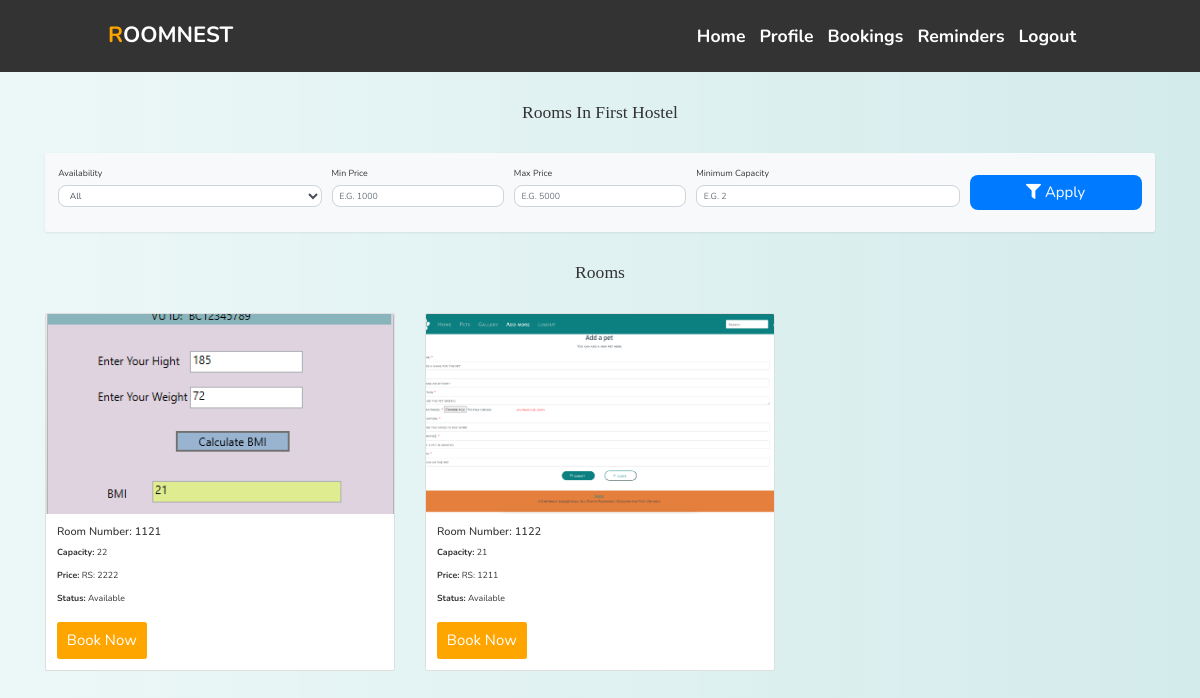
Screenshot of /view_rooms.php?hostel_id=1 (signed in) with the database file from the repository.
### tables this page shows
CREATE TABLE `hostels` (
  `hostel_id` int(11) NOT NULL,
  `image` varchar(255) DEFAULT NULL,
  `name` varchar(100) NOT NULL,
  `location` varchar(255) DEFAULT NULL,
  `latitude` varchar(50) DEFAULT NULL,
  `longitude` varchar(50) DEFAULT NULL,
  `description` text DEFAULT NULL,
  `total_rooms` int(11) DEFAULT NULL,
  `manager_id` int(11) DEFAULT NULL,
  `created_at` datetime DEFAULT current_timestamp()
);

CREATE TABLE `rooms` (
  `room_id` int(11) NOT NULL,
  `hostel_id` int(11) DEFAULT NULL,
  `room_number` varchar(100) DEFAULT NULL,
  `capacity` int(11) DEFAULT NULL,
  `availability` tinyint(1) DEFAULT 1,
  `rent_price` int(11) NOT NULL,
  `room_picture` varchar(255) DEFAULT NULL
);

### view_rooms.php (the view, shortened to what this page needs)
<?php
include('config.php');
$hostel_id = $_GET['hostel_id'] ?? 0;
$hostel_query = "SELECT * FROM hostels WHERE hostel_id = ?";
$hostel_stmt = $conn->prepare($hostel_query);
$hostel_stmt->bind_param("i", $hostel_id);
$hostel_stmt->execute();
$hostel_result = $hostel_stmt->get_result();
$hostel = $hostel_result->fetch_assoc();
$min_price = isset($_GET['min_price']) ? $_GET['min_price'] : '';
$max_price = isset($_GET['max_price']) ? $_GET['max_price'] : '';
$capacity_filter = isset($_GET['capacity']) ? $_GET['capacity'] : '';
$sql = "SELECT * FROM rooms WHERE hostel_id = ?";
$params = [$hostel_id];
$stmt = $conn->prepare($sql);
$stmt->bind_param(str_repeat("i", count($params)), ...$params);
$stmt->execute();
$rooms_result = $stmt->get_result();
?>
<!DOCTYPE html>
<html lang="en">
<head>
    <link rel="stylesheet" href="https://maxcdn.bootstrapcdn.com/bootstrap/4.5.2/css/bootstrap.min.css">
    <link rel="stylesheet" href="https://cdnjs.cloudflare.com/ajax/libs/font-awesome/5.15.3/css/all.min.css">
    <link rel="stylesheet" href="css/style.css">
</head>
<body>
<?php include('navbar.php'); ?>
<div class="container mt-5">
    <h2>Rooms in <?= htmlspecialchars($hostel['name']) ?></h2>
<form method="GET" class="bg-light p-4 rounded shadow-sm mb-4">
    <div class="form-row">
        <div class="form-group col-md-3">
            <label for="availability">Availability</label>
            <select name="availability" id="availability" class="form-control">
                <option value="">All</option>
            </select>
        </div>
        <div class="form-group col-md-2">
            <label for="min_price">Min Price</label>
            <input type="number" name="min_price" id="min_price" class="form-control" placeholder="e.g. 1000" value="<?= htmlspecialchars($min_price) ?>">
        </div>
        <div class="form-group col-md-2">
            <label for="max_price">Max Price</label>
            <input type="number" name="max_price" id="max_price" class="form-control" placeholder="e.g. 5000" value="<?= htmlspecialchars($max_price) ?>">
        </div>
        <div class="form-group col-md-3">
            <label for="capacity">Minimum Capacity</label>
            <input type="number" name="capacity" id="capacity" class="form-control" placeholder="e.g. 2" value="<?= htmlspecialchars($capacity_filter) ?>">
        </div>
        <div class="form-group col-md-2 d-flex align-items-end">
            <button type="submit" class="btn btn-primary btn-block">
                <i class="fas fa-filter"></i> Apply
            </button>
        </div>
    </div>
</form>
<h2>Rooms </h2>
    <div class="row">
        <?php
        if ($rooms_result->num_rows > 0) {
            while ($room = $rooms_result->fetch_assoc()) {
                ?>
                <div class="col-md-4 mb-4">
                    <div class="card">
                        <img src="manager/<?= htmlspecialchars($room['room_picture']) ?>" class="card-img-top" alt="Room Image" style="height: 200px; object-fit: cover;">
                        <div class="card-body">
                            <h5 class="card-title">Room Number: <?= htmlspecialchars($room['room_number']) ?></h5>
                            <p><strong>Capacity:</strong> <?= htmlspecialchars($room['capacity']) ?></p>
                            <p><strong>Price:</strong> RS: <?= htmlspecialchars($room['rent_price']) ?></p>
                            <p><strong>Status:</strong> <?= $room['availability'] ? 'Available' : 'Not Available' ?></p>
                            <?php if ($room['availability'] == 1): ?>
                                <a href="book_room.php?room_id=<?= $room['room_id'] ?>" class="btn btn-success">Book Now</a>
                            <?php else: ?>
                                <button class="btn btn-secondary" disabled>Not Available</button>
                            <?php endif; ?>
                        </div>
                    </div>
                </div>
                <?php
            }
        } else {
            echo "<p>No rooms found based on your filters.</p>";
        }
        ?>
    </div>
</div>
</body>
</html>

### css/style.css (style rules this page uses)
body { background: linear-gradient(90deg, rgba(233, 246, 246, 0.831), rgba(207, 233, 233, 0.9)); font-family: 'Arial', sans-serif; color: #333; line-height: 1.6; }
h1, h2, h3, h4 { text-align: center; margin-top: 30px; margin-bottom: 30px; font-family: 'Georgia', serif; }
.container { margin-bottom: 40px; }
.btn-primary { color: #fff; border: none; border-radius: 5px; cursor: pointer; transition: background-color 0.3s ease; }
a { color: #006666; text-decoration: none; font-weight: bold; }

### style.css (style rules this page uses)
:root { --orange: #ffa500; --black: #333; }
* { font-family: 'Nunito', sans-serif; margin: 0; padding: 0; box-sizing: border-box; outline: none; border: none; text-decoration: none; text-transform: capitalize; }
html { font-size: 62.5%; overflow-x: hidden; scroll-padding-top: 6rem; scroll-behavior: smooth; }
.btn, .bttn, .buttn { display: inline-block; margin-top: 1rem; background-color: var(--orange); color: #fff; padding: .7rem 1rem; border: .2rem solid var(--orange); cursor: pointer; font-size: 1.7rem; transition: all 0.3s ease; position: relative; z-index: 1; }
.btn::before, .bttn::before, .buttn::before { content: ''; position: absolute; top: 0; left: 0; width: 100%; height: 100%; background: rgba(255, 165, 0, 0); border-radius: 5px; transition: all 0.3s ease; transform: scale(1.1) rotate(0deg); transform-origin: center; z-index: -1; }
button { display: inline-block; margin-top: 1rem; background-color: var(--orange); color: #fff; padding: .7rem .7rem; border: .2rem solid var(--orange); cursor: pointer; font-size: 1.5rem; }
@media (max-width:1200px) { html { font-size: 55%; } }

### view_rooms.php (style rules this page uses)
form .form-control { border-radius: 8px; }
form .btn-primary { border-radius: 8px; background-color: #007bff; border: none; transition: background-color 0.2s ease-in-out; }

### rows the page displays
hostels: name "First Hostel"
rooms: room_picture (picture), room_number "1121", capacity "22", rent_price "2222", availability "Available"
rooms: room_picture (picture), room_number "1122", capacity "21", rent_price "1211", availability "Available"
